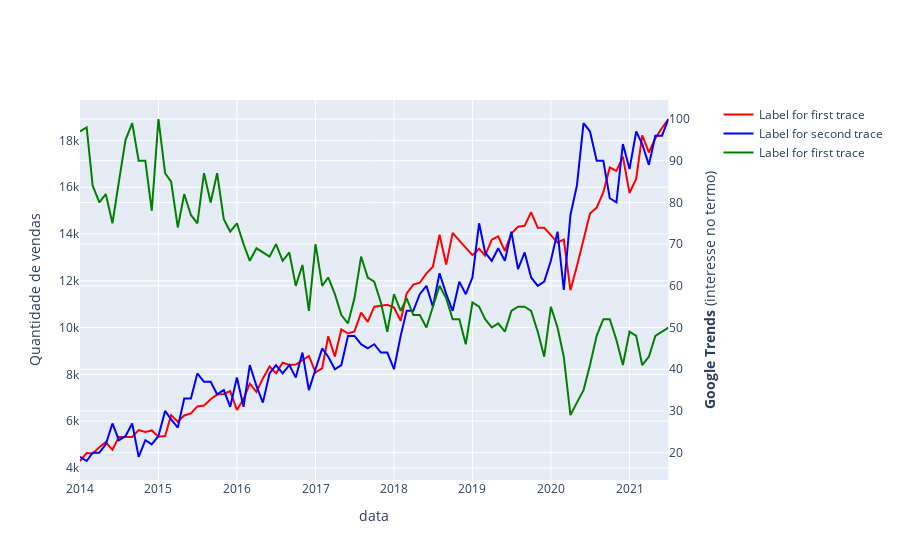

The notebook cell saved with this chart:
### Code cell
fig = make_subplots(specs=[[{"secondary_y": True}]], shared_xaxes=True)

fig.add_trace(px.line(df_substances, x='DATETIME', y='count').data[0])
fig.add_trace(px.line(lf_gt, x='Mês', y='impotência: (Brasil)').data[0], secondary_y=True)

fig.add_trace(px.line(lf_hp, x='Mês', y='Hipertrofia: (Brasil)').data[0], secondary_y=True)


fig.data[0].showlegend = True
fig.data[0].name = 'Label for first trace'
fig.data[0].line = dict(color='red') # change color to red

fig.data[1].showlegend = True
fig.data[1].name = 'Label for second trace'
fig.data[1].line = dict(color='blue') # change color to blue

fig.data[2].showlegend = True
fig.data[2].name = 'Label for first trace'
fig.data[2].line = dict(color='green') # change color to red

fig.update_yaxes(title_text='Quantidade de vendas',secondary_y=False)
fig.update_yaxes(title_text='<b>Google Trends</b> (interesse no termo)',secondary_y=True)

fig.update_xaxes(title_text='data')

fig.show()
